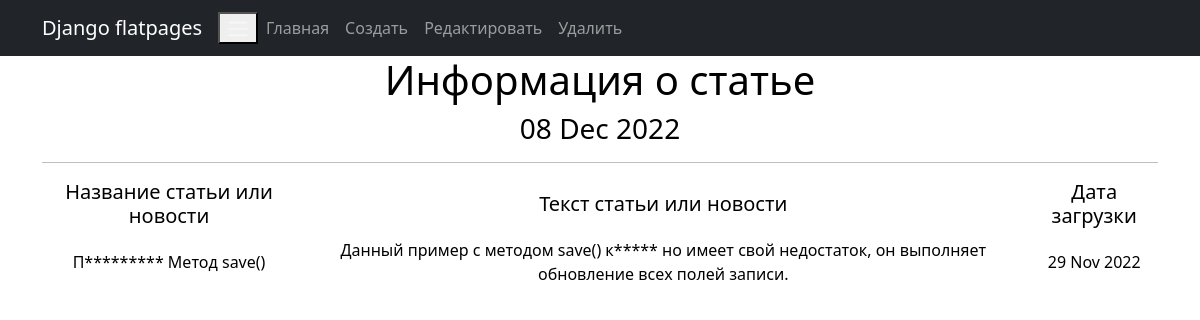
Before: /news/3 with the older database file.
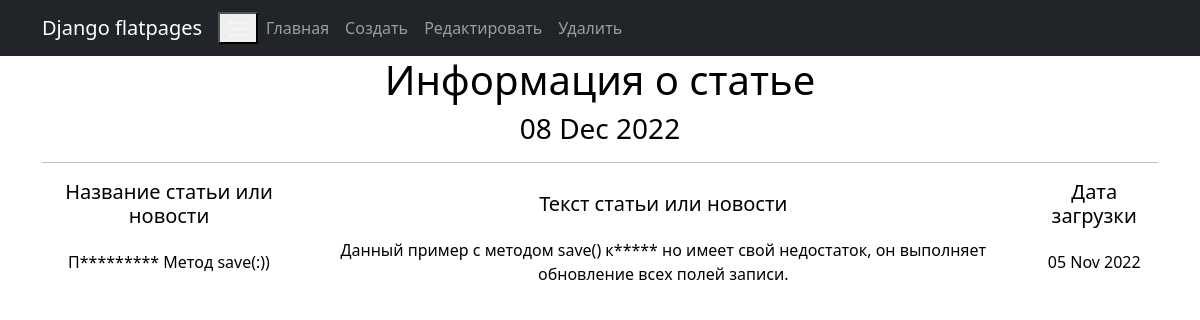
After: the same page with the newer database file.
### news/models.py (models this page shows, shortened)
class Post(models.Model):
    author = models.ForeignKey(Author, on_delete=models.CASCADE)
    NEWS = 'NW'
    ARTICLE = 'AR'
    CATEGORY_CHOICES = (
        (NEWS, 'НОВОСТЬ'),
        (ARTICLE, 'СТАТЬЯ')
    )
    categoryType = models.CharField(max_length=2, choices=CATEGORY_CHOICES, default=ARTICLE)
    dateCreation = models.DateTimeField(auto_now_add=True)
    postCategory = models.ManyToManyField(Category, through='PostCategory')
    title = models.CharField(max_length=128)
    text = models.TextField()
    rating = models.SmallIntegerField(default=0)

### news/views.py (the view)
# urls.py: path('<int:pk>', PostDetail.as_view(), name='post_detail'),
class PostDetail(DetailView):
    model = Post
    template_name = 'post_1.html'
    context_object_name = 'post'
    def get_context_data(self, **kwargs):
        context = super().get_context_data(**kwargs)
        context['time_now'] = datetime.utcnow()
        return context

### news/templatetags/custom_filters.py (called while the page is built)
@register.filter()
def censor(value):
    bad_words = ['прикольный', 'клевый', 'крутой']
    if not isinstance(value, str):
        raise TypeError(f"unresolved type '{type(value)}' expected  type 'str'")
    for word in value.split():
        if word.lower() in bad_words:
            value = value.replace(word, f"{word[0]}{'*' * (len(word) - 1)}")
    return value

### templates/post_1.html (shortened to what this page needs)
{% extends 'flatpages/default.html' %}
{% load custom_filters %}
{% block content %}
  <h1>Информация о статье</h1>
   <h3>{{ time_now|date:'d M Y' }}</h3>
<hr>
<table>
           <tr>
               <td><h5>Название статьи или новости</h5></td>
               <td><h5>Текст статьи или новости</h5></td>
               <td><h5>Дата загрузки</h5></td>
           <tr>
               <td>{{ post.title|censor }}</td>
               <td>{{ post.text |censor }}</td>
               <td>{{ post.dateCreation|date:'d M Y ' }}</td>
</table>
{% endblock content %}

### templates/flatpages/default.html (shortened to what this page needs)
<!DOCTYPE html>
<html lang="en">
    <head>
        {% load static %}
        <link href="{% static 'css/styles.css' %}" rel="stylesheet" />
    </head>
    <body>
       <nav class="navbar navbar-expand-lg navbar-dark bg-dark static-top">
   <div class="container">
       <a class="navbar-brand" href="#">Django flatpages</a>
       <button class="navbar-toggle" type="button" data-toggle="collapse"
               data-target="#navbarResponsive"
               aria-controls="navbarResponsive" aria-expanded="false"
               aria-label="Toggle navigation">
           <span class="navbar-toggler-icon"></span>
       </button>
       <div class="collapse navbar-collapse" id="navbarResponsive">
           <ul class="navbar-nav ml-auto">
                        <li class="nav-item">
                            <a class="nav-link" href="/news/">Главная</a>
                        </li>
                        <li class="nav-item">
                            <a class="nav-link" href="create/">Создать</a>
                        </li>
                        <li class="nav-item">
                            <a class="nav-link" href="<int:pk>/update/">Редактировать</a>
                        </li>
                        <li class="nav-item">
                            <a class="nav-link" href="<int:pk>/delete/">Удалить</a>
                        </li>
               </ul>
       </div>
   </div>
</nav>
        <div class="container">
            <div class="row">
                <div class="col-lg-12 text-center">
                    {% block content %}{% endblock content %}
                </div>
            </div>
        </div>
    </body>
</html>

### templates/flatpages/default.html (style rules this page uses)
div { color: #000000; }

Changed rows visible on the page:
changed Post: title|censor "П********* Метод save()" → "П********* Метод save(:))"; dateCreation "29 Nov 2022" → "05 Nov 2022"
